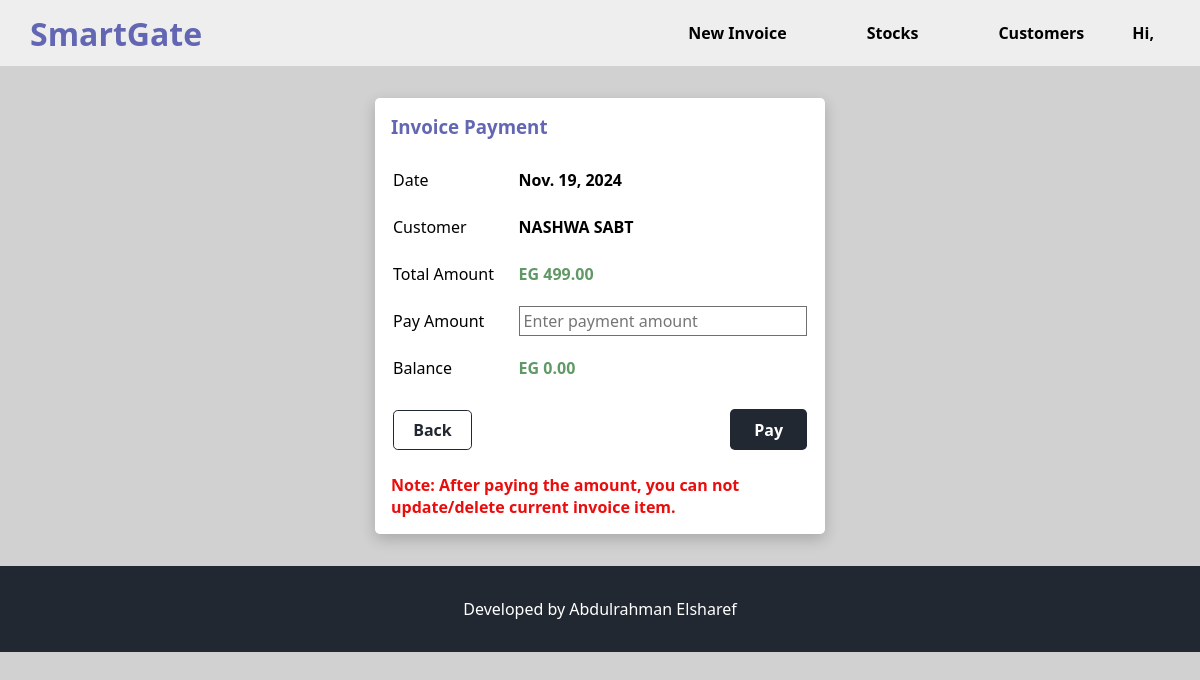
Screenshot of /invoice/52/payment/ (signed in) with the database file from the repository.
### invoice/models.py (models this page shows, shortened)
class Sale(models.Model):
    bill_date = models.DateField(default=date.today, verbose_name="Bill Date")
    party = models.ForeignKey(Party,verbose_name="Customer", on_delete=models.PROTECT, related_name="sales")
    total_amount = models.PositiveIntegerField(default=0)
    amount_paid = models.PositiveIntegerField(default=0)
    remaining_balance = models.PositiveIntegerField(default=0)
    class Meta:
        verbose_name_plural = ' invoices'

class Party(models.Model):
    name = models.CharField(max_length=80,)
    phone = models.CharField(max_length=15,unique=True)
    address = models.CharField(max_length=128,null=True,blank=True)
    balance_amount = models.IntegerField(default=0, verbose_name="Balance Amount")
    class Meta:
        verbose_name_plural = 'Customers'

### invoice/views.py (the view, shortened to what this page needs)
# urls.py: path('invoice/<int:sale_id>/payment/', views.InvoicePaymentView.as_view(), name='invoice_payment'),
class InvoicePaymentView(LoginRequiredMixin, View):
    template_name = 'invoice/invoice_payment.html'
    def get(self, request, sale_id):
        sale = get_object_or_404(Sale, pk=sale_id)
        return render(request, self.template_name, {'sale': sale})

### invoice/templates/invoice/invoice_payment.html (shortened to what this page needs)
{% extends '_base.html' %}
{% load static %}
{% block body_block %}
<div class="input-container">
  <h3>Invoice Payment</h3>
  <form method="post">
    <table class="input-table">
      <tr>
        <td class="label">Date</td>
        <td class="field"><b>{{ sale.bill_date }}</b></td>
      </tr>
      <tr>
        <td class="label">Customer </td>
        <td class="field"><b>{{ sale.party.name }}</b></td>
      </tr>
      <tr>
        <td class="label">Total Amount</td>
        <td class="field price-field">
          EG <span id="total_amount">{{ sale.total_amount }}.00</span>
        </td>
      </tr>
      <tr>
        <td class="label">Pay Amount</td>
        <td class="field">
          <input
            type="number"
            name="payment_amount"
            id="payment_amount"
            min="0"
            max="{{ sale.total_amount }}"
            placeholder="Enter payment amount"
            required >
        </td>
      </tr>
      <tr>
        <td class="label">Balance</td>
        <td class="field price-field">
          EG <span id="balance_amount">0.00</span>
        </td>
      </tr>
      <tr>
        <td>
          <div>
            <a class="anchor-btn" href="{% url 'invoice:transaction_detail' p_id=sale.id %}">Back</a>
          </div>
        </td>
        <td class="right-align">
          <button type="submit" class="btn btn-primary">Pay</button>
        </td>
      </tr>
    </table>
  </form>
  <br>
  <div class="negative-price">
    Note: After paying the amount, you can not update/delete current invoice item.
  </div>
</div>
{% endblock %}

### static/css/styles.css (style rules this page uses)
:root { --clr-primary: #222831; --clr-secondary: #6367b3; --clr-green: #609966; --clr-light-gray: #eeeeee; --clr-white: #fff; --clr-black: #000; --clr-success: #d4edda; --clr-danger: #eb0c0c; --box-shadow: 0 5px 15px rgba(0, 0, 0, 0.2); --border-radius: 0.3rem; --ff-primary: 'Segoe UI', Tahoma, Geneva, Verdana, sans-serif; --transition: all 0.3s ease-in-out; }
* { box-sizing: border-box; margin: 0; padding: 0; }
body { background-color: #d1d1d1; color: var(--clr-black); font-family: var(--ff-primary); font-size: 1rem; }
h3 { color: var(--clr-secondary); font-weight: 600; margin-bottom: 1rem; }
a { text-decoration: none; display: inline-block; }
input, select { background-color: var(--clr-white); border: 1px solid #707070; font-family: var(--ff-primary); font-size: 1rem; height: 30px; width: 100%; padding: 0 0.25rem; }
.btn { background-color: var(--clr-primary); border-radius: var(--border-radius); border: transparent; color: var(--clr-white); cursor: pointer; font-family: var(--ff-primary); font-size: 1rem; font-weight: 600; opacity: 1; text-transform: capitalize; transition: var(--transition); }
.btn-primary { margin-top: 1rem; padding: 0.6rem 1.5rem; }
.anchor-btn { background-color: var(--clr-white); border-radius: var(--border-radius); border: 1px solid var(--clr-primary); color: var(--clr-primary); cursor: pointer; font-size: 1rem; font-weight: 600; margin-top: 1rem; opacity: 1; padding: 0.5rem 1.2rem; text-transform: capitalize; transition: var(--transition); }
.input-container, .display-container { background-color: var(--clr-white); border-radius: var(--border-radius); box-shadow: var(--box-shadow); margin: 2rem auto; padding: 1rem; }
.input-container { width: 450px; }
.input-table { width: 100%; }
.input-table .label { width: 30%; padding: 0.725rem 0; }
.input-table .field { width: 100%; }
.right-align { text-align: right; }
.price-field { color: var(--clr-green); font-weight: bold; }
.negative-price { color: var(--clr-danger); font-weight: bold; }

### rows the page displays
Sale: bill_date "Nov. 19, 2024", party.name "NASHWA SABT", total_amount "499"
